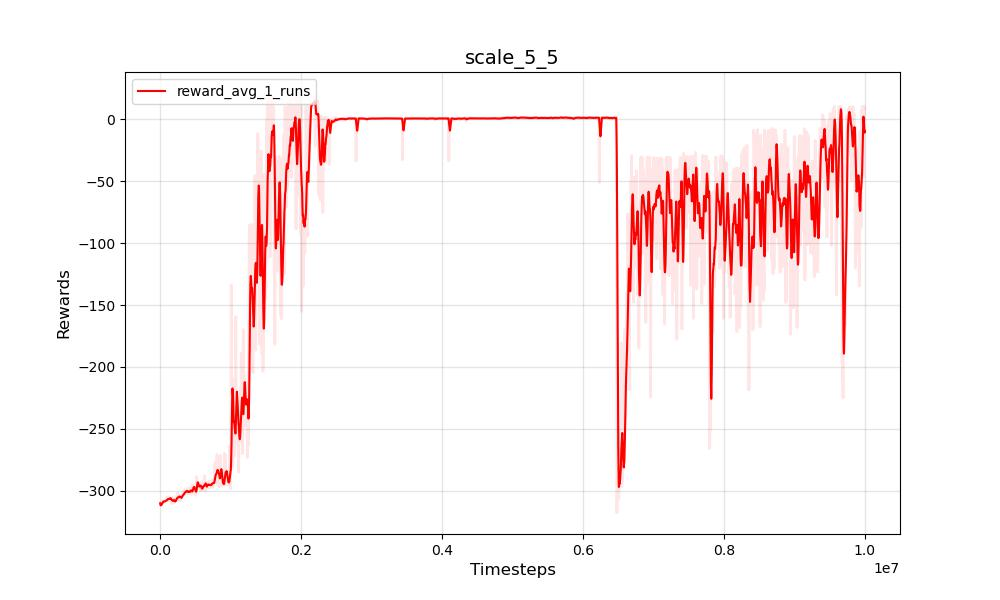
#> input picture PPO/PPO_figs/scale_5_5/PPO_scale_5_5_fig_0.jpg, 1000 x 600 px
$ python plot_all_graph.py
#> lines starting #> are read from the running program, lines starting #| are printed output that depends on the picture
from PIL import Image

scale_list = ['5_5', '7_7', '10_10', '12_12', '15_15']

# 打开 SVG 图片
image1 = Image.open('PPO_figs/scale_5_5/PPO_scale_5_5_fig_0.jpg')
#> image1 is the input picture: PIL image 1000x600 RGB; mean R, G, B 251.1, 243.4, 243.4
image2 = Image.open('PPO_figs/scale_7_7/PPO_scale_7_7_fig_0.jpg')
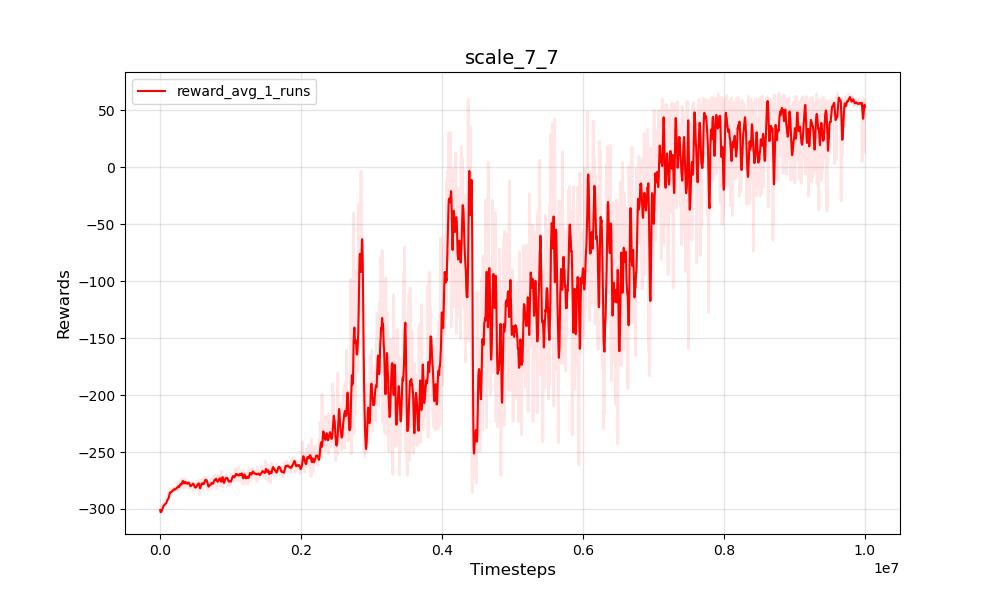
#> input picture PPO/PPO_figs/scale_7_7/PPO_scale_7_7_fig_0.jpg, 1000 x 600 px
#> image2 is the input picture: PIL image 1000x600 RGB; mean R, G, B 250.8, 240.8, 240.8
image3 = Image.open('PPO_figs/scale_10_10/PPO_scale_10_10_fig_0.jpg')
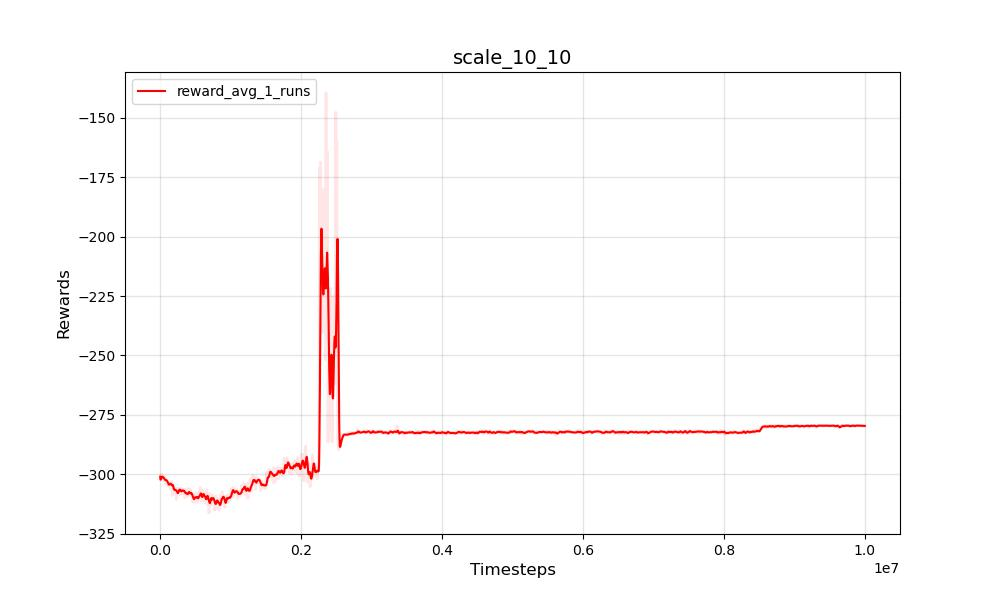
#> input picture PPO/PPO_figs/scale_10_10/PPO_scale_10_10_fig_0.jpg, 1000 x 600 px
#> image3 is the input picture: PIL image 1000x600 RGB; mean R, G, B 251.7, 250.2, 250.1
image4 = Image.open('PPO_figs/scale_12_12/PPO_scale_12_12_fig_0.jpg')
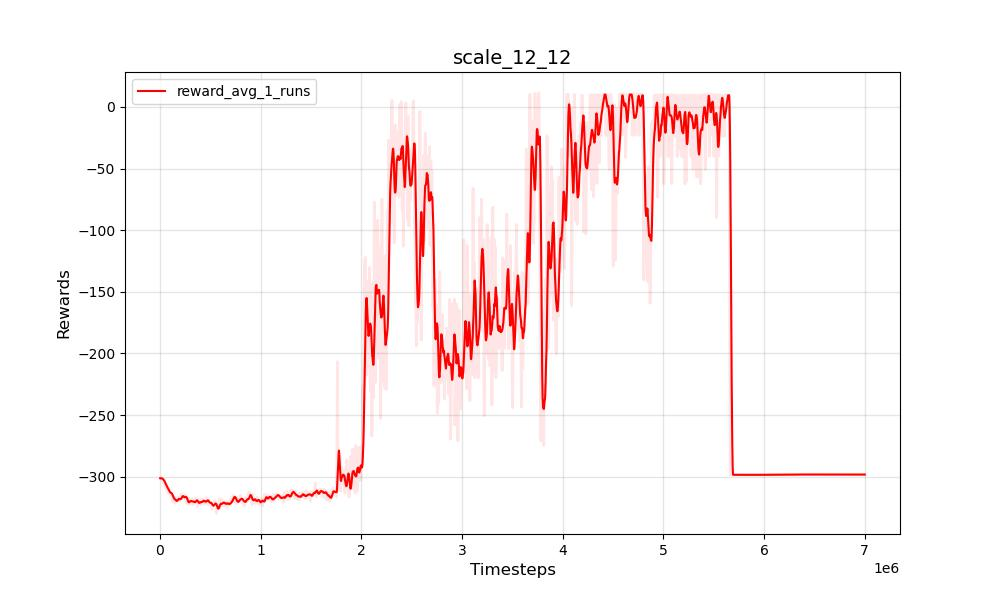
#> input picture PPO/PPO_figs/scale_12_12/PPO_scale_12_12_fig_0.jpg, 1000 x 600 px
#> image4 is the input picture: PIL image 1000x600 RGB; mean R, G, B 251.2, 245.1, 245.1
image5 = Image.open('PPO_figs/scale_15_15/PPO_scale_15_15_fig_0.jpg')
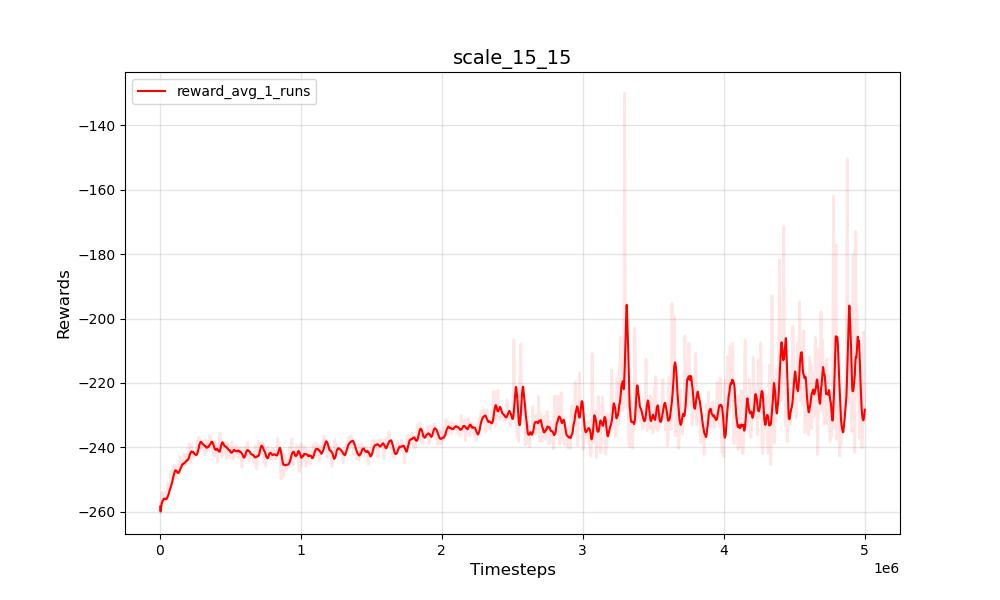
#> input picture PPO/PPO_figs/scale_15_15/PPO_scale_15_15_fig_0.jpg, 1000 x 600 px
#> image5 is the input picture: PIL image 1000x600 RGB; mean R, G, B 251.6, 248.1, 248.1

# 获取图片的大小
width1, height1 = image1.size
#> width1 = 1000; height1 = 600
width2, height2 = image2.size
#> width2 = 1000; height2 = 600
width3, height3 = image3.size
#> width3 = 1000; height3 = 600
width4, height4 = image4.size
#> width4 = 1000; height4 = 600
width5, height5 = image5.size
#> width5 = 1000; height5 = 600

print(width1, height1)
#| 1000 600

total_width = width1 + width2
#> total_width = 2000
total_height = height1 + height3 + height5
#> total_height = 1800

# 创建一个新的空白图片
new_image = Image.new('RGB', (total_width, total_height), color='white')
#> new_image: PIL image 2000x1800 RGB; every value is 255

# 将四张图片拼接到新图片上
new_image.paste(image1, (0, 0))
new_image.paste(image2, (width1, 0))
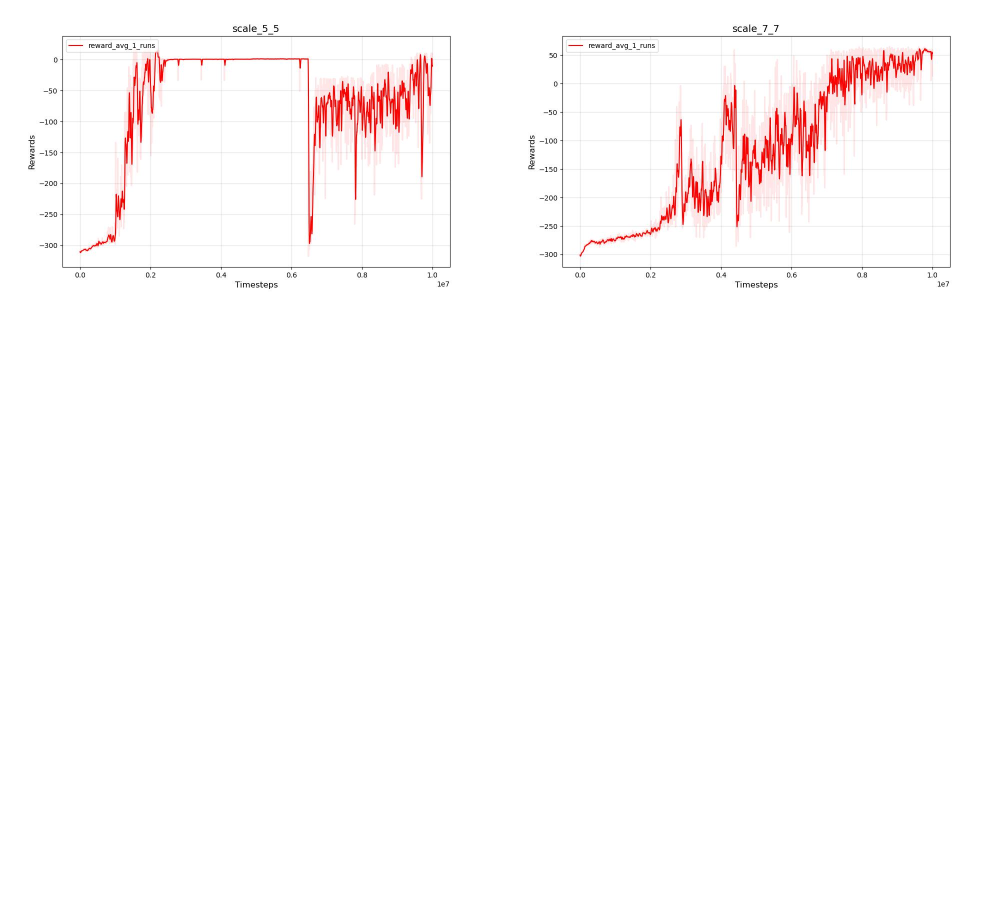
#> new_image: PIL image 2000x1800 RGB (shown at 1/2 size); mean R, G, B 253.7, 250.7, 250.7
new_image.paste(image3, (0, height1))
new_image.paste(image4, (width1, height1))
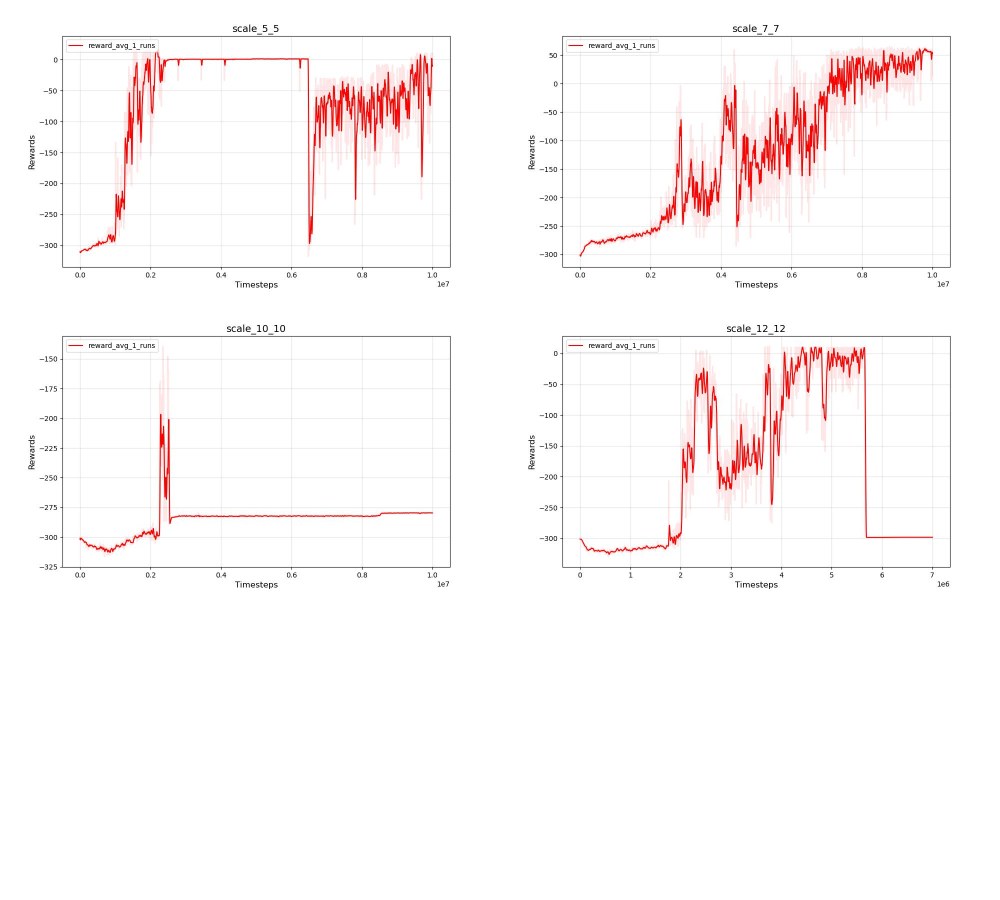
#> new_image: PIL image 2000x1800 RGB (shown at 1/2 size); mean R, G, B 252.5, 248.2, 248.2
new_image.paste(image5, (int(width1/2), height1 + height3))


# 保存拼接后的图片
new_image.save('concatenated_image.jpg')
